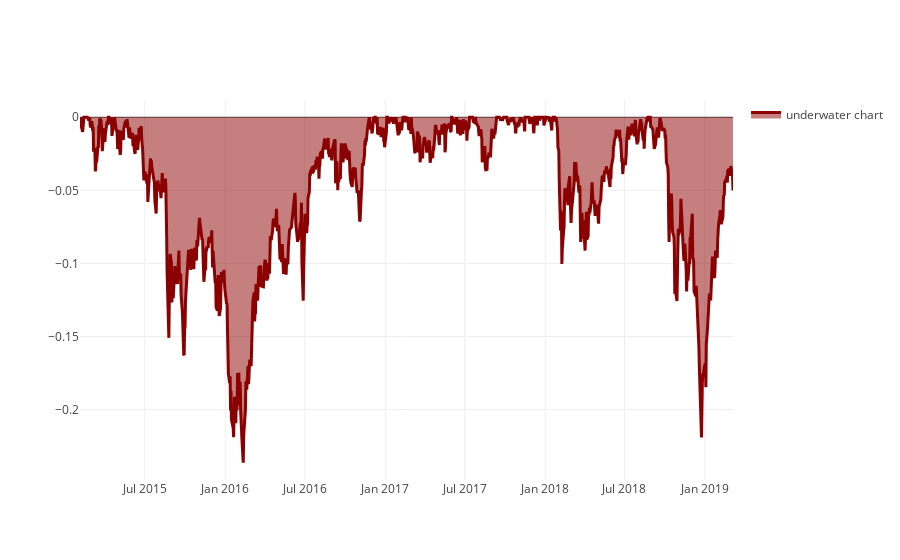

Source (notebook cell):
### Code cell
# show underwater chart:

UWchart = stat.to_pandas()["underwater"]
make_plot_filled(UWchart.index, UWchart, color="darkred", name="underwater chart")

### Figure 1 — Plotly figure (JSON) as saved in the notebook; plotly's stock layout.template omitted (floating-point values rounded to 4 significant figures; data arrays with more than 128 entries replaced by an {"elided": "..."} marker saying what was removed)
{"data": [{"fill": "tonexty", "line": {"color": "darkred", "width": 3}, "name": "underwater chart", "type": "scatter", "uid": "ed066115-aa86-4aba-b4d9-bb9a5aabf7fd", "x": {"elided": "1029 str values"}, "y": {"elided": "1029 float values"}}], "layout": {"showlegend": true, "yaxis": {"range": [-0.2482, 0.01182]}}}
